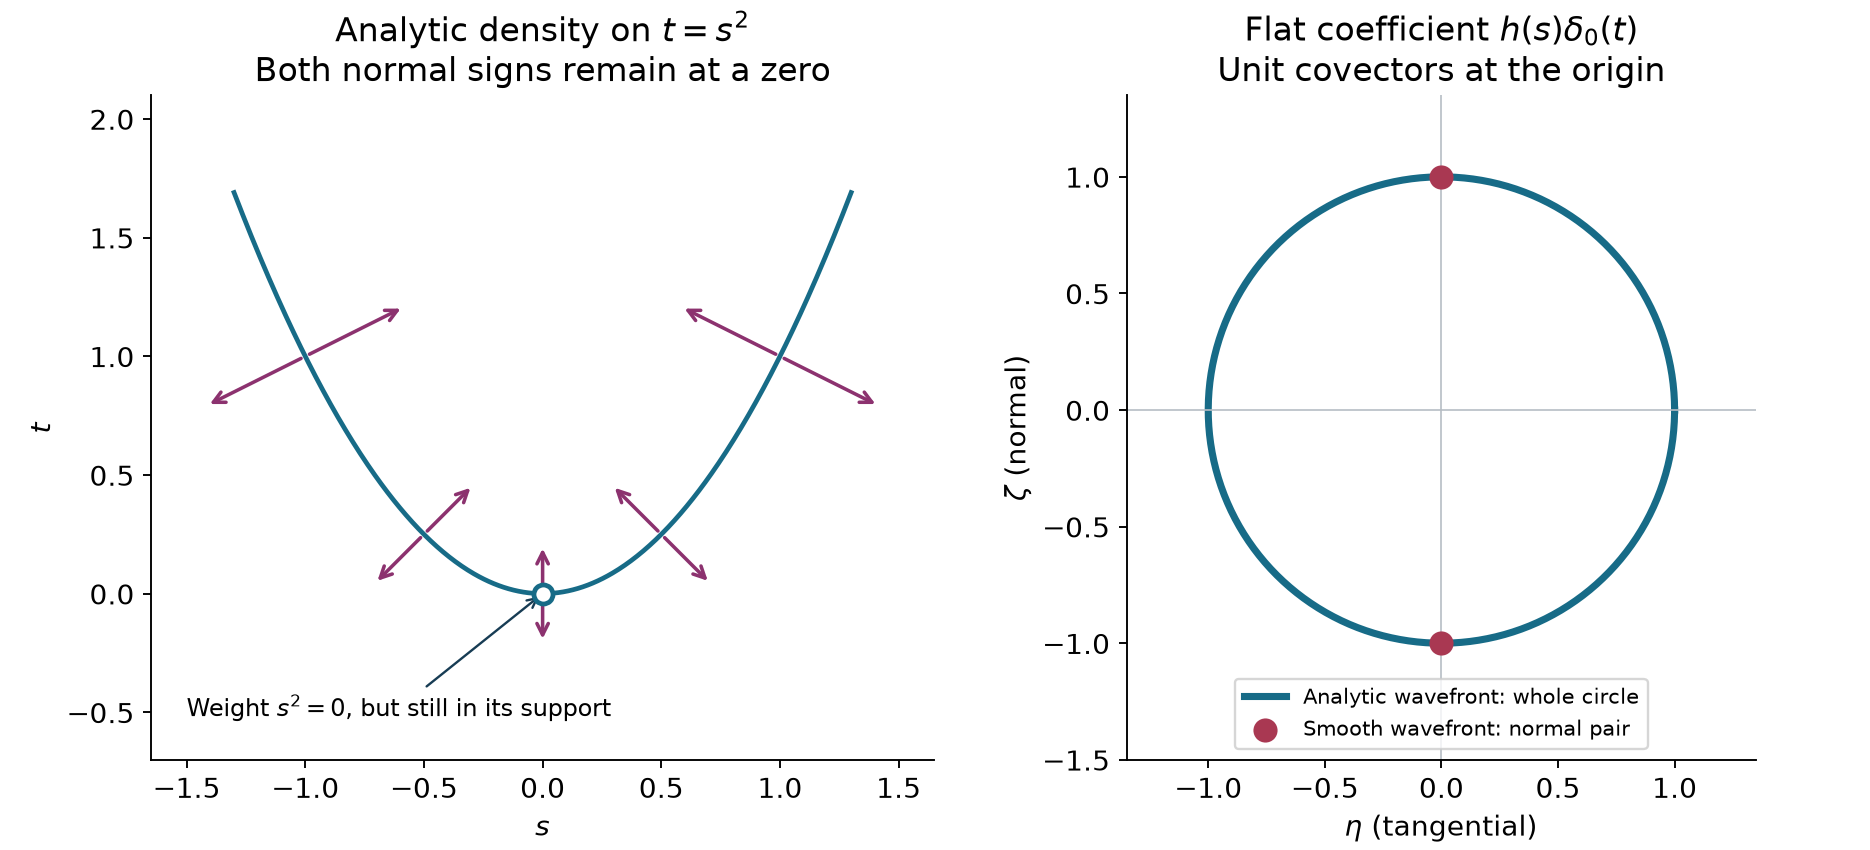

This chart was generated by the following Python code:
"""Exact covector sections for Exercises 14–15. CC0."""
from pathlib import Path
import numpy as np
import matplotlib
matplotlib.use('Agg')
import matplotlib.pyplot as plt
plt.rcParams.update({'font.size':12,'axes.titlesize':14})
fig,axs=plt.subplots(1,2,figsize=(11,5),layout='constrained')
s=np.linspace(-1.3,1.3,500)
ax=axs[0];ax.plot(s,s*s,color='#176b87',lw=2)
for q in [-1,-.5,0,.5,1]:
 for sign in [-1,1]:
  cov=sign*.21*np.array([-2*q,1])
  ax.annotate('',xy=(q+cov[0],q*q+cov[1]),xytext=(q,q*q),
              arrowprops=dict(arrowstyle='->',color='#8c326f',lw=1.5))
ax.scatter([0],[0],s=65,facecolors='white',edgecolors='#176b87',lw=2,zorder=5)
ax.annotate('Weight $s^2=0$, but still in its support',xy=(0,0),xytext=(-1.5,-.52),
            fontsize=10,arrowprops=dict(arrowstyle='->',color='#173c54'))
ax.set(xlabel='$s$',ylabel='$t$',xlim=(-1.65,1.65),ylim=(-.7,2.1),
       title='Analytic density on $t=s^2$\nBoth normal signs remain at a zero')
ax.set_aspect('equal')
ax=axs[1];th=np.linspace(0,2*np.pi,500)
ax.plot(np.cos(th),np.sin(th),color='#176b87',lw=3,label='Analytic wavefront: whole circle')
ax.scatter([0,0],[-1,1],s=85,color='#a93852',zorder=5,label='Smooth wavefront: normal pair')
ax.axhline(0,color='#b6bdc4',lw=.7);ax.axvline(0,color='#b6bdc4',lw=.7)
ax.set(xlabel=r'$\eta$ (tangential)',ylabel=r'$\zeta$ (normal)',
       xlim=(-1.35,1.35),ylim=(-1.5,1.35),
       title=r'Flat coefficient $h(s)\delta_0(t)$'+'\nUnit covectors at the origin')
ax.set_aspect('equal');ax.legend(loc='lower center',fontsize=9)
for a in axs:a.spines[['top','right']].set_visible(False)
out=Path(__file__).resolve().parent;name='tangential-coefficients-and-normal-directions'
fig.savefig(out/(name+'.png'),dpi=170);fig.savefig(out/(name+'.svg'))
p=out/(name+'.svg');p.write_text('\n'.join(x.rstrip() for x in p.read_text(encoding='utf-8').splitlines())+'\n',encoding='utf-8')
